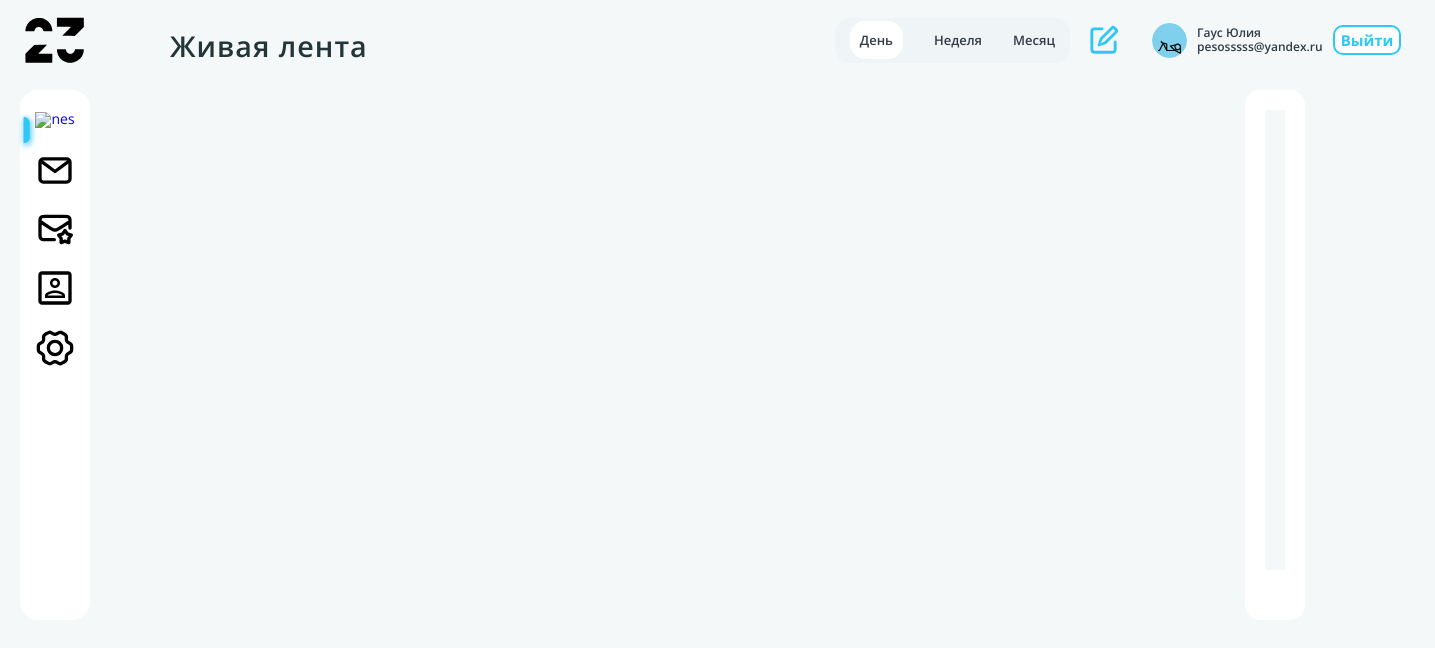
Before: / with the older database file.
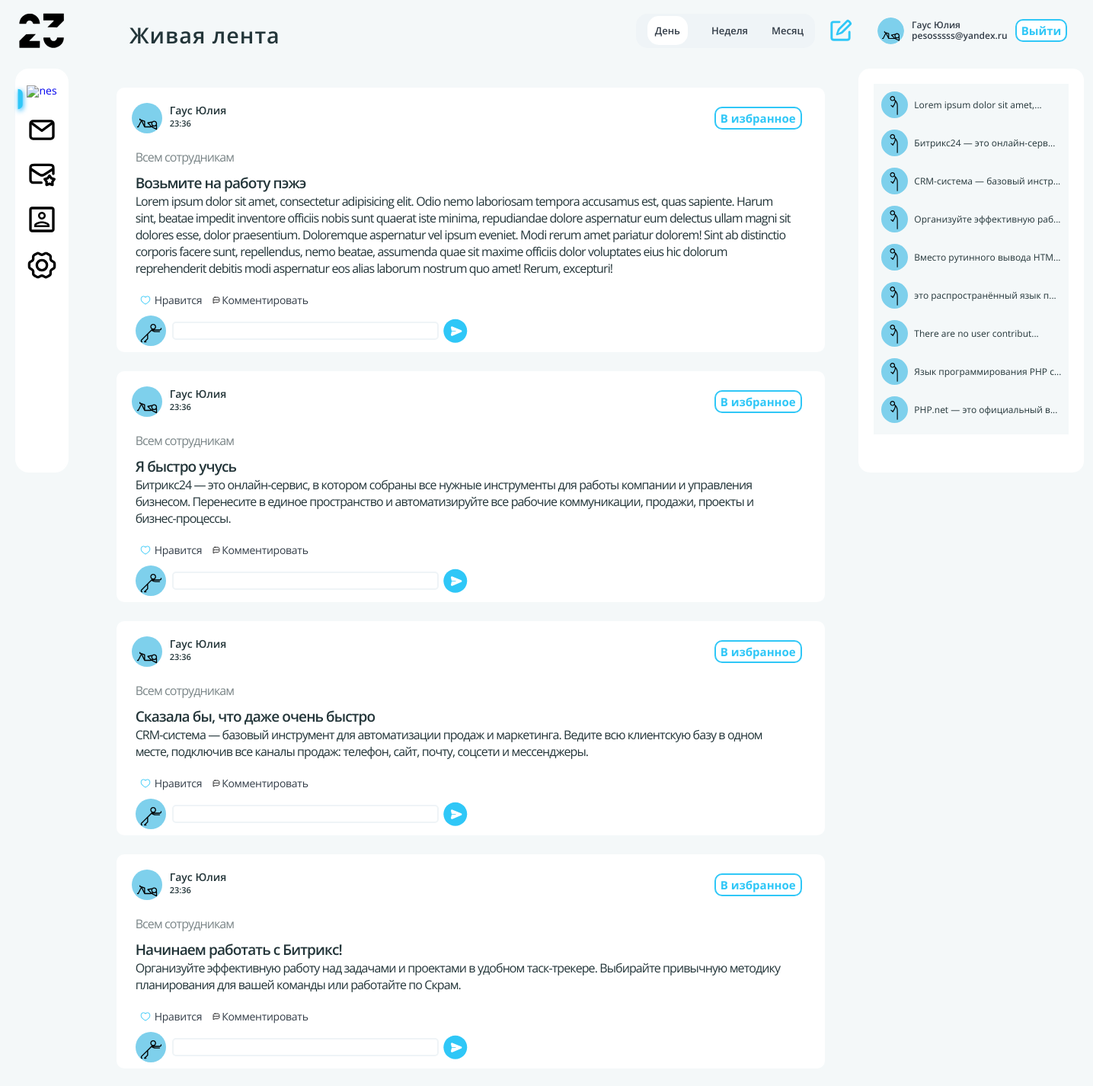
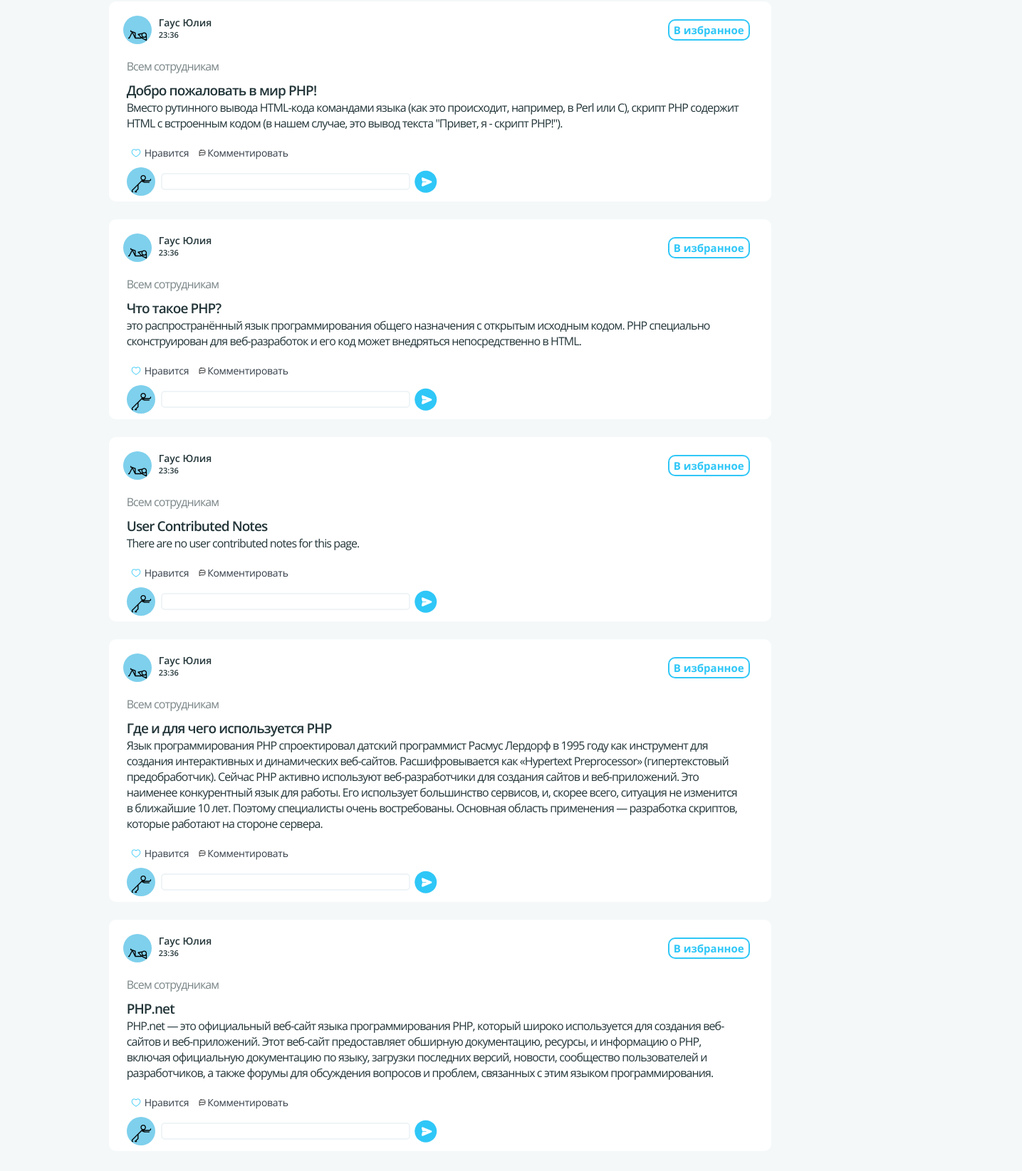
After: the same page with the newer database file (2 pictures, top to bottom).
### tables this page shows
CREATE TABLE message (
	message_id INT PRIMARY KEY,
	message_title VARCHAR(120) NOT NULL,
	message_description TEXT,
	employee_id INT,
	CREATED_AT DATETIME NOT NULL DEFAULT CURRENT_TIMESTAMP,
	UPDATED_AT DATETIME NULL DEFAULT NULL,
	FOREIGN KEY (employee_id) REFERENCES employee(employee_id)
);

### services/message-service.php (called while the page is built, shortened)
<?php
function getMessageList($connection): array
{
	$result = mysqli_query($connection, "
		SELECT message_id,
		message_title,
		message_description,
		CREATED_AT
		FROM message
		ORDER BY CREATED_AT DESC;
	");
	$messages = [];
	while ($row = mysqli_fetch_assoc($result))
	{
		$messages[] = [
			'id' => $row['message_id'],
			'title' => $row['message_title'],
			'description' => $row['message_description'],
			'date' => $row['CREATED_AT'],
		];
	}
	return $messages;
}
function getCommentList($connection):array
{
	$result = mysqli_query($connection, "
		SELECT comment_id,
		message_id,
		comment_text
		FROM comment
		ORDER BY CREATED_AT DESC;
	");
	$comments = [];
	while ($row = mysqli_fetch_assoc($result))
	{
		$comments[] = [
			'id' => $row['comment_id'],
			'title' => $row['comment_text'],
			'message-id' => $row['message_id']
		];
	}
	return $comments;
}

### services/template-service.php (called while the page is built, shortened)
<?php
function renderTemplate(string $path, array $variables = []): string
{
	$absolutePath = ROOT . "/views/$path.php";
	extract($variables);
	require $absolutePath;
	return ob_get_clean();
}
function convertTime($messageTime): string
{
	return date('H:i', strtotime($messageTime));
}

### config.php (called while the page is built)
<?php
return [
	'APP_NAME' => '23Test',
	'APP_LANG' => 'en',
	'DB_HOST' => '',
	'DB_USER' => '',
	'DB_PASSWORD' => '',
	'DB_NAME' => '',
];

### services/config-service.php (called while the page is built)
<?php
function option(string $name, $defaultValue = null)
{
	static $config = null;
	if ($config === null)
	{
		$masterConfig = require ROOT . '/config.php';
		if (file_exists(ROOT . '/config.local.php'))
		{
			$localConfig = require ROOT . '/config.local.php';
		}
		else
		{
			$localConfig = [];
		}
		$config = array_merge($masterConfig, $localConfig);
	}
	if (array_key_exists($name, $config))
	{
		return $config[$name];
	}
	if ($defaultValue !== null)
	{
		return $defaultValue;
	}
	throw new Exception("Configuration {$name} not found");
}

### views/components/message-card.php (the view, shortened to what this page needs)
<?php foreach ($messages as $message): ?>
<div class="post__wrapper">
	<div class="post__header">
		<div class="post__header_container">
			<img src="/assets/images/person.svg" alt="#" class="post__person_img">
			<div class="post__personInfo">
				<p class="post__person__name">Гаус Юлия</p>
				<p class="post__person__date"><?= convertTime($message['date'])?></p>
			</div>
		</div>
		<a href="/404.php"><button class="person__favBtn">В избранное</button></a>
	</div>
	<div class="post__body">
		<p class="message__adress">
			Всем сотрудникам
		</p>
		<p class="message__title">
			<?= $message['title']?>
		</p>
		<div class="message__body">
			<p class="post__text"><?= $message['description']?></p>
		</div>
	</div>
	<div class="post__footer">
		<div class="post__reaction">
			<button id="likeButton" class="post__like">
				<img id="emptyHeart" src="/assets/images/emptyHeart.svg" alt="set like">
				<p>Нравится</p>
			</button>
			<button class="post__comment" id="commentButton">
				<img class="comment__img" src="/assets/images/comment.svg" alt="comment post">
				<p class="comment">Комментировать</p>
			</button>
		</div>
		<div class="post__input" id="commentForm">
			<img src="/assets/images/persons/7.svg" alt="#" class="post__person_img">
			<form class="post__form">
				<input type="text" name="comment">
				<button class="post__sendBtn" type="submit"><img class="sendImg" src="/assets/images/sendBtn.svg" alt="send comment"></button>
			</form>
		</div>
	</div>
</div>
<?php endforeach; ?>

### public/index.php (shortened to what this page needs)
<?php
$title = option('APP_NAME', '23Test');
$errors = [];
$connection = getDbConnection();
$messages = getMessageList($connection);
$comments = getCommentList($connection);
echo renderTemplate('layout',[
	'title' => $title,
	'page' => renderTemplate('pages/main',[
		'messages' =>  $messages,
		'comments' => $comments,
		'errors' => $errors,
		'connection' => $connection
	]),
]);

### views/pages/main.php (shortened to what this page needs)
<main class="main">
	<div class="main__wrapper">
		<div class="main__post">
			<?php echo renderTemplate('components/message-card', [
				'title' => option('TITLE', '23Test'),
				'messages' => $messages,
				'comments' => $comments,
			]);
			?>
		</div>
	</div>
</main>

### views/layout.php (shortened to what this page needs)
<?php
$connection = getDbConnection();
$messages = getMessageList($connection);
$comments = getCommentList($connection);
?>
<!doctype html>
<html lang="<?= option('APP_LANG', 'en'); ?>">
<head>
	<link rel="stylesheet" href="/assets/styles.css">
</head>
<body>
<div class="wrapper">
	<?php echo renderTemplate('components/header', []);?>
	<?php echo renderTemplate('components/nav', []);?>
	<?php echo renderTemplate('components/aside', [
		'messages' => $messages,
		'comments' => $comments,
	]);?>
	<?= $page ?>
</div>
</body>
</html>

### views/components/header.php (shortened to what this page needs)
<header class="header">
	<div class="header__wrapper">
		<div class="logo__container">
			<div class="header__logo">
				<img class="header__logo_img" src="/assets/images/logo.svg" alt="logo">
			</div>
			<div class="nav__container">
				<nav class="header__nav">
					<p class="header__liveNet">Живая лента</p>
					<ul class="header__list">
						<li class="header__item active">
							<a href="#" class="header__link active">День</a>
						</li>
						<li class="header__item">
							<a href="#" class="header__link" >Неделя</a>
						</li>
						<li class="header__item">
							<a href="#" class="header__link">Месяц</a>
						</li>
					</ul>
				</nav>
				<button class="writeMessage"><img class="writeIcon" src="/assets/images/write.svg" alt="add message"></button>
			</div>
		</div>
		<div class="header__person">
			<img src="/assets/images/person.svg" alt="#" class="person__img">
			<div class="personInfo">
				<p class="personInfo__name">Гаус Юлия</p>
				<p class="personInfo__eMail">pesosssss@yandex.ru</p>
			</div>
			<button class="header__btn">Выйти</button>
		</div>
	</div>
</header>

### views/components/nav.php (shortened to what this page needs)
<nav class="nav">
	<ul class="nav__list">
		<li class="nav__item active-1">
			<a href="#" class="nav__link active"><img class="nav__img" src="/assets/images/news.svg" alt="nes"></a>
		</li>
		<li class="nav__item active-2">
			<a href="#" class="nav__link"><img class="nav__img" src="/assets/images/mail.svg" alt="e-mails"></a>
		</li>
		<li class="nav__item active-3">
			<a href="#" class="nav__link"><img class="nav__img" src="/assets/images/fav.svg" alt="collections"></a>
		</li>
		<li class="nav__item active-4">
			<a href="#" class="nav__link"><img class="nav__img" src="/assets/images/asidePerson.svg" alt="collections"></a>
		</li>
		<li class="nav__item active-5">
			<a href="#" class="nav__link"><img class="nav__img" src="/assets/images/settings.svg" alt="collections"></a>
		</li>
	</ul>
	<div id="element-to-move" class="activeLink"><img class="indicator" src="/assets/images/indicator.svg" alt="indicator"></div>
</nav>

### views/components/aside.php (shortened to what this page needs)
<aside class="aside">
	<div class="aside__wrapper">
		<ul class="aside__list">
			<?php foreach ((array)$messages as $message): ?>
			<li class="aside__item">
				<img class="message__img" src="/assets/images/persons/1.svg" alt="avatar">
				<a href="#" class="aside__link">
					<p class="aside__text"><?= mb_strimwidth($message['description'], 0, 30, "...")?></p>
				</a>
			</li>
			<?php endforeach; ?>
		</ul>
	</div>
</aside>

Changed rows visible on the page:
added message: message_description "Lorem ipsum dolor sit amet,...", CREATED_AT "23:36", message_title "Возьмите на работу пэжэ", message_description "Lorem ipsum dolor sit amet, consectetur adipisicing elit. Odio nemo laboriosam tempora accusamus est, quas sapiente. Harum sint, beatae impedit inventore officiis nobis sunt quaerat iste minima, repudiandae dolore aspernatur eum delectus ullam magni sit dolores esse, dolor praesentium. Doloremque aspernatur vel ipsum eveniet. Modi rerum amet pariatur dolorem! Sint ab distinctio corporis facere sunt, repellendus, nemo beatae, assumenda quae sit maxime officiis dolor voluptates eius hic dolorum reprehenderit debitis modi aspernatur eos alias laborum nostrum quo amet! Rerum, excepturi!"
added message: message_description "Битрикс24 — это онлайн-серв...", CREATED_AT "23:36", message_title "Я быстро учусь", message_description "Битрикс24 — это онлайн-сервис, в котором собраны все нужные инструменты для работы компании и управления бизнесом. Перенесите в единое пространство и автоматизируйте все рабочие коммуникации, продажи, проекты и бизнес-процессы."
added message: message_description "CRM-система — базовый инстр...", CREATED_AT "23:36", message_title "Сказала бы, что даже очень быстро", message_description "CRM-система — базовый инструмент для автоматизации продаж и маркетинга. Ведите всю клиентскую базу в одном месте, подключив все каналы продаж: телефон, сайт, почту, соцсети и мессенджеры."
added message: message_description "Организуйте эффективную раб...", CREATED_AT "23:36", message_title "Начинаем работать с Битрикс!", message_description "Организуйте эффективную работу над задачами и проектами в удобном таск-трекере. Выбирайте привычную методику планирования для вашей команды или работайте по Скрам."
added message: message_description "Вместо рутинного вывода HTM...", CREATED_AT "23:36", message_title "Добро пожаловать в мир PHP!", message_description "Вместо рутинного вывода HTML-кода командами языка (как это происходит, например, в Perl или C), скрипт PHP содержит HTML с встроенным кодом (в нашем случае, это вывод текста \"Привет, я - скрипт PHP!\")."
added message: message_description "это распространённый язык п...", CREATED_AT "23:36", message_title "Что такое PHP?", message_description "это распространённый язык программирования общего назначения с открытым исходным кодом. PHP специально сконструирован для веб-разработок и его код может внедряться непосредственно в HTML."
added message: message_description "There are no user contribut...", CREATED_AT "23:36", message_title "User Contributed Notes", message_description "There are no user contributed notes for this page."
added message: message_description "Язык программирования PHP с...", CREATED_AT "23:36", message_title "Где и для чего используется PHP", message_description "Язык программирования PHP спроектировал датский программист Расмус Лердорф в 1995 году как инструмент для создания интерактивных и динамических веб-сайтов. Расшифровывается как «Hypertext Preprocessor» (гипертекстовый предобработчик). Сейчас PHP активно используют веб-разработчики для создания сайтов и веб-приложений. Это наименее конкурентный язык для работы. Его использует большинство сервисов, и, скорее всего, ситуация не изменится в ближайшие 10 лет. Поэтому специалисты очень востребованы. Основная область применения — разработка скриптов, которые работают на стороне сервера."
added message: message_description "PHP.net — это официальный в...", CREATED_AT "23:36", message_title "PHP.net", message_description "PHP.net — это официальный веб-сайт языка программирования PHP, который широко используется для создания веб-сайтов и веб-приложений. Этот веб-сайт предоставляет обширную документацию, ресурсы, и информацию о PHP, включая официальную документацию по языку, загрузки последних версий, новости, сообщество пользователей и разработчиков, а также форумы для обсуждения вопросов и проблем, связанных с этим языком программирования."
